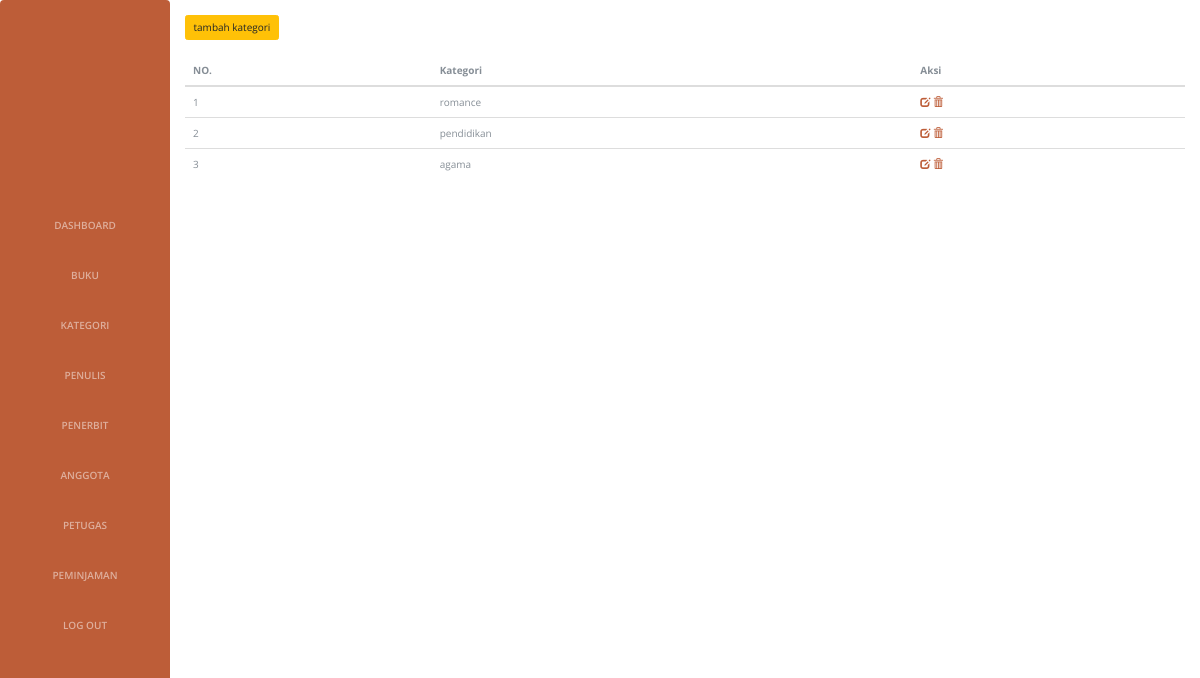
/perpustakaan/kategori.php, run on the app's committed database.
### tables this page shows
CREATE TABLE `kategori` (
  `id` int(11) NOT NULL,
  `nama` varchar(255) NOT NULL
);

### perpustakaan/kategori.php (the view, shortened to what this page needs)
<!DOCTYPE html>
<html>
<head>
  <link rel="stylesheet" href="https://maxcdn.bootstrapcdn.com/bootstrap/3.3.7/css/bootstrap.min.css">
  <link rel="stylesheet" href="https://cdnjs.cloudflare.com/ajax/libs/font-awesome/4.7.0/css/font-awesome.min.css">
    <link href="vendor/bootstrap/css/bootstrap.min.css" rel="stylesheet">
    <link href="vendor/font-awesome/css/font-awesome.min.css" rel="stylesheet">
    <link href="vendor/devicons/css/devicons.min.css" rel="stylesheet">
    <link href="vendor/simple-line-icons/css/simple-line-icons.css" rel="stylesheet">
    <link href="css/resume.min.css" rel="stylesheet">
</head>
<body id="page-top">
	<div class="container">
 	   <nav class="navbar navbar-expand-lg navbar-dark bg-primary fixed-top" id="sideNav">
      <a class="navbar-brand js-scroll-trigger" href="#page-top">
      </a>
      <div class="collapse navbar-collapse" id="navbarSupportedContent">
        <ul class="navbar-nav">
           <li class="nav-item">
            <a class="nav-link js-scroll-trigger" href="home.html">Dashboard</a>
          </li>
          <li class="nav-item">
            <a class="nav-link js-scroll-trigger" href="buku.php">Buku</a>
          </li>
          <li class="nav-item">
            <a class="nav-link js-scroll-trigger" href="kategori.php">Kategori</a>
          </li>
          <li class="nav-item">
            <a class="nav-link js-scroll-trigger" href="penulis.php">Penulis</a>
          </li>
           <li class="nav-item">
            <a class="nav-link js-scroll-trigger" href="penerbit.php">Penerbit</a>
          </li>
           <li class="nav-item">
            <a class="nav-link js-scroll-trigger" href="anggota.php">Anggota</a>
          </li>
          <li class="nav-item">
            <a class="nav-link js-scroll-trigger" href="petugas.php">Petugas</a>
          </li>
           <li class="nav-item">
            <a class="nav-link js-scroll-trigger" href="#awards">Peminjaman</a>
          </li>
           <li class="nav-item">
            <a class="nav-link js-scroll-trigger" href="#awards">Log out</a>
          </li>
        </ul>
      </div>
    </nav>
	<br/>
	<a href="tambah_kategori.php"><button type="button" class="btn btn-warning">tambah kategori</button></a>
	<br/>
	<br/>
	<table class="table table-hover" style="width: 3000px;" >
		<thead>
		<tr>
			<th>NO.</th>
			<th>Kategori</th>
			<th>Aksi</th>
		</tr>
		<?php
		include 'connect.php';
		$no = 1;
		$data = mysqli_query($koneksi,"select * from kategori");
		while($d = mysqli_fetch_array($data)){
			?>
			<tr>
				<td><?php echo $no++; ?></td>
				<td><?php echo $d['nama']; ?></td>
				<td>
					<a href="edit_kategori.php?id=<?php echo $d['id']; ?>"><span class="glyphicon glyphicon-edit"></span></a>
					<a href="hapus_kategori.php?id=<?php echo $d['id']; ?>" onclick="return confirm('Data akan di hapus?');"><span class="glyphicon glyphicon-trash"></a>
				</td>
			</tr>
			<?php
		}
		?>
</thead>
	</table>
</body>
</html>

### data on the page
kategori: nama "romance"
kategori: nama "pendidikan"
kategori: nama "agama"
